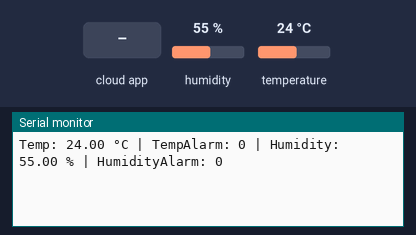
Recording of a sketch running on a simulated Arduino Nano 33 IoT. Parts: the last lines printed to the serial monitor. The test bench sets the inputs (shaded band); at power-on: humidity 55 %, temperature 24 °C. WiFi joins after 1.5 s; servers stay silent unless stated.

Above: at 4.2 s.
4.3 s: humidity set to 88 %
At 9.2 s:
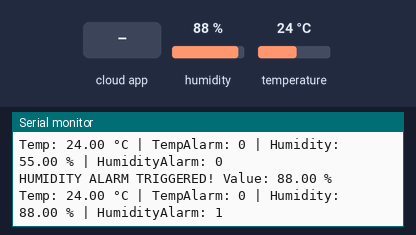
9.5 s: the phone or cloud app sets humidity to 0
14.5 s: the phone or cloud app sets temperature to 0
19.5 s: the phone or cloud app sets humidityAlarm to 0
24.5 s: the phone or cloud app sets tempAlarm to 0
29.5 s: temperature set to 41 °C
At 34.4 s:
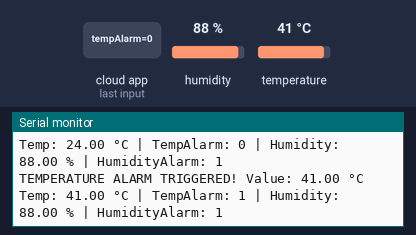

Measured:
- after the input at 4.3 s, the serial monitor: prints a new line after 3.7 s (image 1)
- after the input at 29.5 s, the serial monitor: prints a new line after 3.5 s (image 2)

The sketch:

DHT22_aug25a.ino
```cpp
#include "arduino_secrets.h"
#include "thingProperties.h"
#include <DHT.h>

#define DHTPIN 2         // Digital pin connected to DHT sensor
#define DHTTYPE DHT22    // DHT 22 (AM2302)
DHT dht(DHTPIN, DHTTYPE);

// Local variables to read raw sensor data
float hum, temp;

// Temperature alarm settings
const float TEMP_ALARM_HIGH = 40.0;  // High temperature alarm threshold (°C)
const float TEMP_ALARM_LOW  = 10.0;  // Low temperature alarm threshold (°C)
bool alarmTriggered = false;         // Prevent repeated temp alarm triggers

// Humidity alarm settings
const float HUM_ALARM_HIGH = 80.0;   // High humidity alarm threshold (%)
const float HUM_ALARM_LOW  = 20.0;   // Low humidity alarm threshold (%)
bool humAlarmTriggered = false;      // Prevent repeated humidity alarm triggers

void setup() {
  Serial.begin(9600);
  delay(1500);  // Wait for Serial Monitor

  setDebugMessageLevel(4);
  ArduinoCloud.printDebugInfo();

  initProperties();  // Initialize cloud variables

  ArduinoCloud.begin(ArduinoIoTPreferredConnection);  // Connect to Cloud
  dht.begin();  // Initialize DHT sensor
}

void loop() {
  ArduinoCloud.update();

  hum = dht.readHumidity();
  temp = dht.readTemperature();

  if (isnan(hum) || isnan(temp)) {
    Serial.println("Failed to read from DHT22 sensor.");
    return;  // skip this loop if invalid
  }

  // Push sensor readings to Cloud variables
  humidity = hum;
  temperature = temp;

  // Temperature alarm logic (latches ON until switch resets)
  if ((temp > TEMP_ALARM_HIGH || temp < TEMP_ALARM_LOW) && !alarmTriggered) {
    tempAlarm = true;           // Trigger alarm in cloud dashboard
    alarmTriggered = true;      // Prevent repeated triggers until reset
    Serial.println("TEMPERATURE ALARM TRIGGERED! Value: " + String(temp) + " °C");
  }

  // Humidity alarm logic (latches ON until switch resets)
  if ((hum > HUM_ALARM_HIGH || hum < HUM_ALARM_LOW) && !humAlarmTriggered) {
    humidityAlarm = true;       // Trigger alarm in cloud dashboard
    humAlarmTriggered = true;   // Prevent repeated triggers until reset
    Serial.println("HUMIDITY ALARM TRIGGERED! Value: " + String(hum) + " %");
  }

  // Debug printout
  Serial.print("Temp: "); Serial.print(temperature); Serial.print(" °C | TempAlarm: "); Serial.print(tempAlarm);
  Serial.print(" | Humidity: "); Serial.print(humidity); Serial.print(" % | HumidityAlarm: "); Serial.println(humidityAlarm);

  delay(5000);  // wait 5 seconds before next read
}

/*
  Cloud variable callbacks (needed if variables are READ_WRITE)
*/
void onHumidityChange() {
  Serial.println("--onHumidityChange() called: " + String(humidity));
}

void onTemperatureChange() {
  Serial.println("--onTemperatureChange() called: " + String(temperature));
}

// Reset temperature alarm when switched OFF from dashboard
void onTempAlarmChange() {
  if (!tempAlarm) {
    alarmTriggered = false;
    Serial.println("Temperature alarm reset from dashboard");
  }
}

// Reset humidity alarm when switched OFF from dashboard
void onHumidityAlarmChange() {
  if (!humidityAlarm) {
    humAlarmTriggered = false;
    Serial.println("Humidity alarm reset from dashboard");
  }
}
```

arduino_secrets.h
```cpp
#define SECRET_OPTIONAL_PASS "0812rooien"
#define SECRET_SSID "Xiaomi 13T"
```

thingProperties.h
```cpp
// Code generated by Arduino IoT Cloud, DO NOT EDIT.

#include <ArduinoIoTCloud.h>
#include <Arduino_ConnectionHandler.h>

const char SSID[]     = SECRET_SSID;    // Network SSID (name)
const char PASS[]     = SECRET_OPTIONAL_PASS;    // Network password (use for WPA, or use as key for WEP)

void onHumidityChange();
void onTemperatureChange();
void onHumidityAlarmChange();
void onTempAlarmChange();

float humidity;
float temperature;
bool humidityAlarm;
bool tempAlarm;

void initProperties(){

    ArduinoCloud.addProperty(humidity, READWRITE, ON_CHANGE, onHumidityChange);
    ArduinoCloud.addProperty(temperature, READWRITE, ON_CHANGE, onTemperatureChange);
    ArduinoCloud.addProperty(humidityAlarm, READWRITE, ON_CHANGE, onHumidityAlarmChange);
    ArduinoCloud.addProperty(tempAlarm, READWRITE, ON_CHANGE, onTempAlarmChange);


}

WiFiConnectionHandler ArduinoIoTPreferredConnection(SSID, PASS);
```
